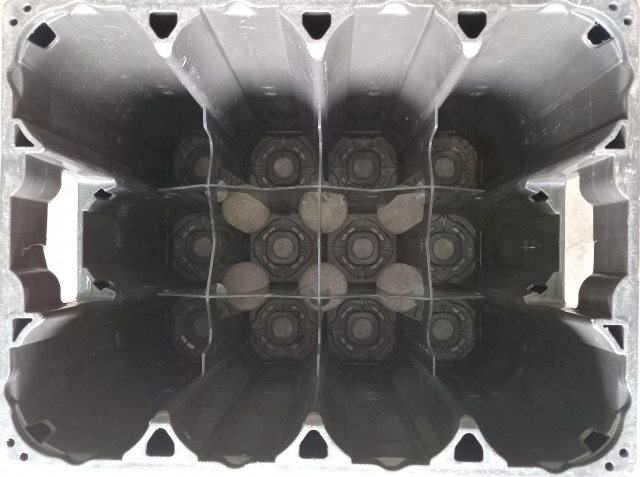
#> input picture Good/g1 - Copy (10).jpg, 1280 x 954 px, found by its file name (shown at 1/2 size); its folder holds only this picture in this run; the run also reads 1 picture not shown here
$ jupyter execute --allow-errors svmTopView.ipynb
#> lines starting #> are read from the running program, lines starting #| are printed output that depends on the picture
[cell 1]
import cv2
import os
import numpy as np
from sklearn.model_selection import train_test_split
from sklearn.preprocessing import LabelEncoder
from sklearn.svm import SVC
from sklearn.metrics import accuracy_score
from skimage.feature import hog

[cell 2]
good_dir = r'C:\Users\USER\Pictures\Nadun\Project\Good'
broken_dir = r'C:\Users\USER\Pictures\Nadun\Project\Bad'

images = []
labels = []

[cell 3]
def load_images_from_folder(folder, label):
#> called with label = 'good'
    for filename in os.listdir(folder):
        img = cv2.imread(os.path.join(folder, filename))
#> img is the input picture: shape (954, 1280, 3); mean B, G, R 107.1, 108.8, 110.5
        if img is not None:
            img = cv2.resize(img, (150, 150))
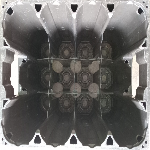
#> img: shape (150, 150, 3); mean B, G, R 106.9, 108.6, 110.3
            images.append(img)
            labels.append(label)

load_images_from_folder(good_dir, 'good')
#> (the rest of this cell did not finish here and is left out)


[cell 4]
images = np.array(images)
labels = np.array(labels)

[cell 5]
le = LabelEncoder()
labels = le.fit_transform(labels)

[cell 6]
hog_features = []
for image in images:
    gray_image = cv2.cvtColor(image, cv2.COLOR_BGR2GRAY)
    features, _ = hog(gray_image, pixels_per_cell=(8, 8),
                      cells_per_block=(2, 2), visualize=True)
    hog_features.append(features)
#> this loop made 1 pass
#> after the loop, hog_features = 1 item

hog_features = np.array(hog_features)

#> (a cell that did not finish here is left out)

[cell 8]
svm_model = SVC(kernel='linear')
#> (the rest of this cell did not finish here and is left out)

#> (a cell that did not finish here is left out)

[cell 10]
import cv2
from skimage.feature import hog
import matplotlib.pyplot as plt

def predict_new_image(img_path):
    img = cv2.imread(img_path)
    img = cv2.resize(img, (150, 150))
    gray_image = cv2.cvtColor(img, cv2.COLOR_BGR2GRAY)
    features, _ = hog(gray_image, pixels_per_cell=(8, 8),
                      cells_per_block=(2, 2), visualize=True)
    features = features.reshape(1, -1)
    prediction = svm_model.predict(features)
    label = le.inverse_transform(prediction)[0]

    # Display the image with the predicted label
    plt.imshow(cv2.cvtColor(img, cv2.COLOR_BGR2RGB))
    plt.title(f"Predicted as: {label}")
    plt.axis('off')
    plt.show()

    return label

# Example prediction
new_image_path = r'C:\Users\USER\Pictures\Nadun\Project\Broken-test.jpg'
#> (the rest of this cell did not finish here and is left out)

[cell 11]
import cv2
from skimage.feature import hog
import matplotlib.pyplot as plt

def predict_new_image(img_path):
    img = cv2.imread(img_path)
    img = cv2.resize(img, (150, 150))
    gray_image = cv2.cvtColor(img, cv2.COLOR_BGR2GRAY)
    features, _ = hog(gray_image, pixels_per_cell=(8, 8),
                      cells_per_block=(2, 2), visualize=True)
#> features = 10404 values, max 0.576 at index 10210, min 0 at index 462, mean 0.134
    features = features.reshape(1, -1)
    prediction = svm_model.predict(features)
    label = le.inverse_transform(prediction)[0]

    # Display the image with the predicted label
    plt.imshow(cv2.cvtColor(img, cv2.COLOR_BGR2RGB))
    plt.title(f"Predicted as: {label}")
    plt.axis('off')
    plt.show()

    return label

# Example prediction
new_image_path = r'C:\Users\USER\Pictures\Nadun\Project\good.jpg'
#> (the rest of this cell did not finish here and is left out)
